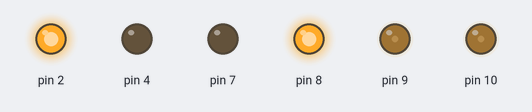
This sketch was run on a simulated Arduino Uno, built with avr-gcc and run on an emulated ATmega328P. Shown: output pins drawn as LEDs (lit = HIGH).

Above: at 0.1 s.
Timing chart, 0 to 1.6 s (numbered marks = the images above):
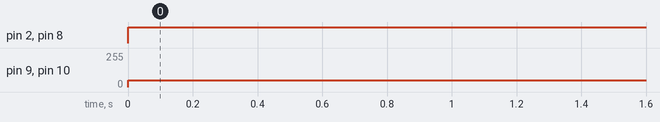

The sketch:

motorTest.ino
```cpp
unsigned long duration;
unsigned long rpm;
void setup() {
  Serial.begin(9600);
  // put your setup code here, to run once:
  pinMode(2,OUTPUT);
  pinMode(4,OUTPUT);
  pinMode(7,OUTPUT);
  pinMode(8,OUTPUT);
  pinMode(9,OUTPUT);
  pinMode(10,OUTPUT);
  pinMode(3,INPUT);
}

void loop() {
  // put your main code here, to run repeatedly:
  digitalWrite(2,HIGH);
  digitalWrite(4,LOW);
  digitalWrite(7,LOW);
  digitalWrite(8,HIGH);
  analogWrite(9,50);
  analogWrite(10,50);
}

unsigned long calculateRpm(unsigned long i)
{
  duration = i;
  rpm = 36000000/562.25/duration;
  return rpm;
}
```

Measured:
- by itself, pin 2, pin 8: LOW → HIGH at 0.00 s
- by itself, pin 9, pin 10: 0/255 → 50/255 at 0.00 s
